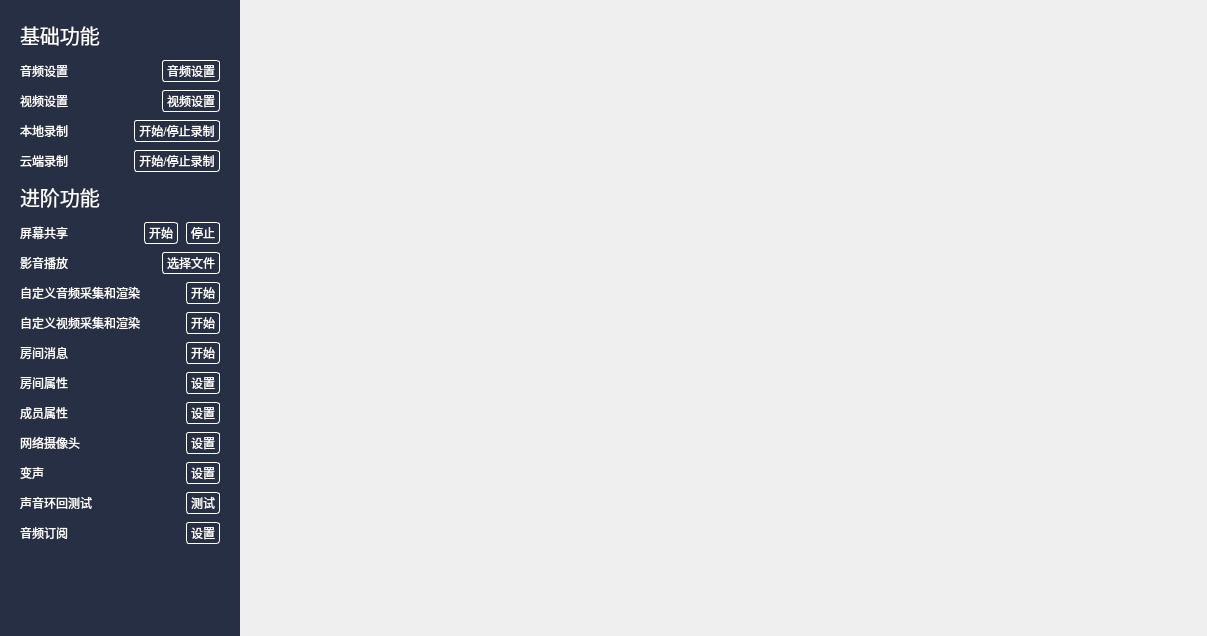
<?xml version="1.0" encoding="UTF-8"?>
<ui version="4.0">
 <class>MainDialog</class>
 <widget class="QDialog" name="MainDialog">
  <property name="geometry">
   <rect>
    <x>0</x>
    <y>0</y>
    <width>1207</width>
    <height>636</height>
   </rect>
  </property>
  <property name="windowTitle">
   <string>MainDialog</string>
  </property>
  <property name="styleSheet">
   <string notr="true">#mainOperWidget {
	background: rgb(39,47,68);
	min-width: 240px;
	max-width: 240px;
}
#baseFuncWidget QPushButton, #higherFuncWidget QPushButton {
	background: transparent;
	border: 1px solid rgb(255,255,255);
	color: rgb(255,255,255);
	min-height: 20px;
	border-radius: 3px;
	padding-left: 4px;
	padding-right: 4px;
}
#baseFuncWidget QPushButton:hover,  #baseFuncWidget QPushButton:pressed, #higherFuncWidget QPushButton:hover,  #higherFuncWidget QPushButton:pressed {
	background: rgb(255,255,255);
	color: rgb(57,129,252);
}
#mainOperWidget QLabel {
	color: rgb(255,255,255);
}
#btnBaseFunc, #btnHigherFunc {
	background: transparent;
	border: 0px;
	min-height: 20px;
}
#label_12, #label_13 {
	font: 20px;
}
</string>
  </property>
  <layout class="QHBoxLayout" name="horizontalLayout_8" stretch="0,0">
   <property name="spacing">
    <number>0</number>
   </property>
   <property name="leftMargin">
    <number>0</number>
   </property>
   <property name="topMargin">
    <number>0</number>
   </property>
   <property name="rightMargin">
    <number>0</number>
   </property>
   <property name="bottomMargin">
    <number>0</number>
   </property>
   <item>
    <widget class="QWidget" name="mainOperWidget" native="true">
     <property name="sizePolicy">
      <sizepolicy hsizetype="Fixed" vsizetype="Preferred">
       <horstretch>0</horstretch>
       <verstretch>0</verstretch>
      </sizepolicy>
     </property>
     <layout class="QVBoxLayout" name="verticalLayout_2">
      <property name="spacing">
       <number>10</number>
      </property>
      <property name="leftMargin">
       <number>20</number>
      </property>
      <property name="topMargin">
       <number>20</number>
      </property>
      <property name="rightMargin">
       <number>20</number>
      </property>
      <property name="bottomMargin">
       <number>20</number>
      </property>
      <item>
       <layout class="QHBoxLayout" name="horizontalLayout">
        <property name="spacing">
         <number>0</number>
        </property>
        <item>
         <widget class="QLabel" name="label_12">
          <property name="sizePolicy">
           <sizepolicy hsizetype="Expanding" vsizetype="Preferred">
            <horstretch>0</horstretch>
            <verstretch>0</verstretch>
           </sizepolicy>
          </property>
          <property name="text">
           <string>基础功能</string>
          </property>
         </widget>
        </item>
        <item>
         <widget class="QPushButton" name="btnBaseFunc">
          <property name="sizePolicy">
           <sizepolicy hsizetype="Preferred" vsizetype="Preferred">
            <horstretch>0</horstretch>
            <verstretch>0</verstretch>
           </sizepolicy>
          </property>
          <property name="checkable">
           <bool>true</bool>
          </property>
          <property name="checked">
           <bool>true</bool>
          </property>
         </widget>
        </item>
       </layout>
      </item>
      <item>
       <widget class="QWidget" name="baseFuncWidget" native="true">
        <layout class="QVBoxLayout" name="verticalLayout">
         <property name="spacing">
          <number>8</number>
         </property>
         <property name="leftMargin">
          <number>0</number>
         </property>
         <property name="topMargin">
          <number>0</number>
         </property>
         <property name="rightMargin">
          <number>0</number>
         </property>
         <property name="bottomMargin">
          <number>0</number>
         </property>
         <item>
          <layout class="QHBoxLayout" name="horizontalLayout_2">
           <item>
            <widget class="QLabel" name="label">
             <property name="sizePolicy">
              <sizepolicy hsizetype="Expanding" vsizetype="Preferred">
               <horstretch>0</horstretch>
               <verstretch>0</verstretch>
              </sizepolicy>
             </property>
             <property name="text">
              <string>音频设置</string>
             </property>
            </widget>
           </item>
           <item>
            <widget class="QPushButton" name="btnAudioSet">
             <property name="sizePolicy">
              <sizepolicy hsizetype="Preferred" vsizetype="Preferred">
               <horstretch>0</horstretch>
               <verstretch>0</verstretch>
              </sizepolicy>
             </property>
             <property name="text">
              <string>音频设置</string>
             </property>
            </widget>
           </item>
          </layout>
         </item>
         <item>
          <layout class="QHBoxLayout" name="horizontalLayout_3">
           <item>
            <widget class="QLabel" name="label_2">
             <property name="sizePolicy">
              <sizepolicy hsizetype="Expanding" vsizetype="Preferred">
               <horstretch>0</horstretch>
               <verstretch>0</verstretch>
              </sizepolicy>
             </property>
             <property name="text">
              <string>视频设置</string>
             </property>
            </widget>
           </item>
           <item>
            <widget class="QPushButton" name="btnVideoSet">
             <property name="sizePolicy">
              <sizepolicy hsizetype="Preferred" vsizetype="Preferred">
               <horstretch>0</horstretch>
               <verstretch>0</verstretch>
              </sizepolicy>
             </property>
             <property name="text">
              <string>视频设置</string>
             </property>
            </widget>
           </item>
          </layout>
         </item>
         <item>
          <layout class="QHBoxLayout" name="horizontalLayout_7">
           <item>
            <widget class="QLabel" name="label_6">
             <property name="sizePolicy">
              <sizepolicy hsizetype="Expanding" vsizetype="Preferred">
               <horstretch>0</horstretch>
               <verstretch>0</verstretch>
              </sizepolicy>
             </property>
             <property name="text">
              <string>本地录制</string>
             </property>
            </widget>
           </item>
           <item>
            <widget class="QPushButton" name="btnLocRecord">
             <property name="sizePolicy">
              <sizepolicy hsizetype="Preferred" vsizetype="Preferred">
               <horstretch>0</horstretch>
               <verstretch>0</verstretch>
              </sizepolicy>
             </property>
             <property name="text">
              <string>开始/停止录制</string>
             </property>
            </widget>
           </item>
          </layout>
         </item>
         <item>
          <layout class="QHBoxLayout" name="horizontalLayout_6">
           <item>
            <widget class="QLabel" name="label_5">
             <property name="sizePolicy">
              <sizepolicy hsizetype="Expanding" vsizetype="Preferred">
               <horstretch>0</horstretch>
               <verstretch>0</verstretch>
              </sizepolicy>
             </property>
             <property name="text">
              <string>云端录制</string>
             </property>
            </widget>
           </item>
           <item>
            <widget class="QPushButton" name="btnSvrRecord">
             <property name="sizePolicy">
              <sizepolicy hsizetype="Preferred" vsizetype="Preferred">
               <horstretch>0</horstretch>
               <verstretch>0</verstretch>
              </sizepolicy>
             </property>
             <property name="text">
              <string>开始/停止录制</string>
             </property>
            </widget>
           </item>
          </layout>
         </item>
        </layout>
       </widget>
      </item>
      <item>
       <layout class="QHBoxLayout" name="horizontalLayout_14">
        <item>
         <widget class="QLabel" name="label_13">
          <property name="sizePolicy">
           <sizepolicy hsizetype="Expanding" vsizetype="Preferred">
            <horstretch>0</horstretch>
            <verstretch>0</verstretch>
           </sizepolicy>
          </property>
          <property name="text">
           <string>进阶功能</string>
          </property>
         </widget>
        </item>
        <item>
         <widget class="QPushButton" name="btnHigherFunc">
          <property name="sizePolicy">
           <sizepolicy hsizetype="Preferred" vsizetype="Preferred">
            <horstretch>0</horstretch>
            <verstretch>0</verstretch>
           </sizepolicy>
          </property>
          <property name="checkable">
           <bool>true</bool>
          </property>
         </widget>
        </item>
       </layout>
      </item>
      <item>
       <widget class="QWidget" name="higherFuncWidget" native="true">
        <layout class="QVBoxLayout" name="verticalLayout_3">
         <property name="spacing">
          <number>8</number>
         </property>
         <property name="leftMargin">
          <number>0</number>
         </property>
         <property name="topMargin">
          <number>0</number>
         </property>
         <property name="rightMargin">
          <number>0</number>
         </property>
         <property name="bottomMargin">
          <number>50</number>
         </property>
         <item>
          <layout class="QHBoxLayout" name="horizontalLayout_11">
           <item>
            <widget class="QLabel" name="label_9">
             <property name="sizePolicy">
              <sizepolicy hsizetype="Expanding" vsizetype="Preferred">
               <horstretch>0</horstretch>
               <verstretch>0</verstretch>
              </sizepolicy>
             </property>
             <property name="text">
              <string>屏幕共享</string>
             </property>
            </widget>
           </item>
           <item>
            <widget class="QPushButton" name="btnStartScreenShare">
             <property name="sizePolicy">
              <sizepolicy hsizetype="Preferred" vsizetype="Preferred">
               <horstretch>0</horstretch>
               <verstretch>0</verstretch>
              </sizepolicy>
             </property>
             <property name="text">
              <string>开始</string>
             </property>
            </widget>
           </item>
           <item>
            <widget class="QPushButton" name="btnStopScreenShare">
             <property name="sizePolicy">
              <sizepolicy hsizetype="Preferred" vsizetype="Preferred">
               <horstretch>0</horstretch>
               <verstretch>0</verstretch>
              </sizepolicy>
             </property>
             <property name="text">
              <string>停止</string>
             </property>
            </widget>
           </item>
          </layout>
         </item>
         <item>
          <layout class="QHBoxLayout" name="horizontalLayout_9">
           <item>
            <widget class="QLabel" name="label_7">
             <property name="sizePolicy">
              <sizepolicy hsizetype="Expanding" vsizetype="Preferred">
               <horstretch>0</horstretch>
               <verstretch>0</verstretch>
              </sizepolicy>
             </property>
             <property name="text">
              <string>影音播放</string>
             </property>
            </widget>
           </item>
           <item>
            <widget class="QPushButton" name="btnMedia">
             <property name="sizePolicy">
              <sizepolicy hsizetype="Preferred" vsizetype="Preferred">
               <horstretch>0</horstretch>
               <verstretch>0</verstretch>
              </sizepolicy>
             </property>
             <property name="text">
              <string>选择文件</string>
             </property>
            </widget>
           </item>
          </layout>
         </item>
         <item>
          <layout class="QHBoxLayout" name="horizontalLayout_10">
           <item>
            <widget class="QLabel" name="label_8">
             <property name="sizePolicy">
              <sizepolicy hsizetype="Expanding" vsizetype="Preferred">
               <horstretch>0</horstretch>
               <verstretch>0</verstretch>
              </sizepolicy>
             </property>
             <property name="text">
              <string>自定义音频采集和渲染</string>
             </property>
            </widget>
           </item>
           <item>
            <widget class="QPushButton" name="btnCustomAudio">
             <property name="sizePolicy">
              <sizepolicy hsizetype="Preferred" vsizetype="Preferred">
               <horstretch>0</horstretch>
               <verstretch>0</verstretch>
              </sizepolicy>
             </property>
             <property name="text">
              <string>开始</string>
             </property>
            </widget>
           </item>
          </layout>
         </item>
         <item>
          <layout class="QHBoxLayout" name="horizontalLayout_17">
           <item>
            <widget class="QLabel" name="label_15">
             <property name="sizePolicy">
              <sizepolicy hsizetype="Expanding" vsizetype="Preferred">
               <horstretch>0</horstretch>
               <verstretch>0</verstretch>
              </sizepolicy>
             </property>
             <property name="text">
              <string>自定义视频采集和渲染</string>
             </property>
            </widget>
           </item>
           <item>
            <widget class="QPushButton" name="btnCustomVideo">
             <property name="sizePolicy">
              <sizepolicy hsizetype="Preferred" vsizetype="Preferred">
               <horstretch>0</horstretch>
               <verstretch>0</verstretch>
              </sizepolicy>
             </property>
             <property name="text">
              <string>开始</string>
             </property>
            </widget>
           </item>
          </layout>
         </item>
         <item>
          <layout class="QHBoxLayout" name="horizontalLayout_12">
           <item>
            <widget class="QLabel" name="label_10">
             <property name="sizePolicy">
              <sizepolicy hsizetype="Expanding" vsizetype="Preferred">
               <horstretch>0</horstretch>
               <verstretch>0</verstretch>
              </sizepolicy>
             </property>
             <property name="text">
              <string>房间消息</string>
             </property>
            </widget>
           </item>
           <item>
            <widget class="QPushButton" name="btnRoomMsg">
             <property name="sizePolicy">
              <sizepolicy hsizetype="Preferred" vsizetype="Preferred">
               <horstretch>0</horstretch>
               <verstretch>0</verstretch>
              </sizepolicy>
             </property>
             <property name="text">
              <string>开始</string>
             </property>
            </widget>
           </item>
          </layout>
         </item>
         <item>
          <layout class="QHBoxLayout" name="horizontalLayout_13">
           <item>
            <widget class="QLabel" name="label_11">
             <property name="sizePolicy">
              <sizepolicy hsizetype="Expanding" vsizetype="Preferred">
               <horstretch>0</horstretch>
               <verstretch>0</verstretch>
              </sizepolicy>
             </property>
             <property name="text">
              <string>房间属性</string>
             </property>
            </widget>
           </item>
           <item>
            <widget class="QPushButton" name="btnRoomSet">
             <property name="sizePolicy">
              <sizepolicy hsizetype="Preferred" vsizetype="Preferred">
               <horstretch>0</horstretch>
               <verstretch>0</verstretch>
              </sizepolicy>
             </property>
             <property name="text">
              <string>设置</string>
             </property>
            </widget>
           </item>
          </layout>
         </item>
         <item>
          <layout class="QHBoxLayout" name="horizontalLayout_16">
           <item>
            <widget class="QLabel" name="label_14">
             <property name="sizePolicy">
              <sizepolicy hsizetype="Expanding" vsizetype="Preferred">
               <horstretch>0</horstretch>
               <verstretch>0</verstretch>
              </sizepolicy>
             </property>
             <property name="text">
              <string>成员属性</string>
             </property>
            </widget>
           </item>
           <item>
            <widget class="QPushButton" name="btnMemberSet">
             <property name="sizePolicy">
              <sizepolicy hsizetype="Preferred" vsizetype="Preferred">
               <horstretch>0</horstretch>
               <verstretch>0</verstretch>
              </sizepolicy>
             </property>
             <property name="text">
              <string>设置</string>
             </property>
            </widget>
           </item>
          </layout>
         </item>
         <item>
          <widget class="QWidget" name="ipCamWidget" native="true">
           <layout class="QHBoxLayout" name="horizontalLayout_18">
            <property name="spacing">
             <number>0</number>
            </property>
            <property name="leftMargin">
             <number>0</number>
            </property>
            <property name="topMargin">
             <number>0</number>
            </property>
            <property name="rightMargin">
             <number>0</number>
            </property>
            <property name="bottomMargin">
             <number>0</number>
            </property>
            <item>
             <widget class="QLabel" name="label_16">
              <property name="sizePolicy">
               <sizepolicy hsizetype="Expanding" vsizetype="Preferred">
                <horstretch>0</horstretch>
                <verstretch>0</verstretch>
               </sizepolicy>
              </property>
              <property name="text">
               <string>网络摄像头</string>
              </property>
             </widget>
            </item>
            <item>
             <widget class="QPushButton" name="btnNetCamera">
              <property name="sizePolicy">
               <sizepolicy hsizetype="Preferred" vsizetype="Preferred">
                <horstretch>0</horstretch>
                <verstretch>0</verstretch>
               </sizepolicy>
              </property>
              <property name="text">
               <string>设置</string>
              </property>
             </widget>
            </item>
           </layout>
          </widget>
         </item>
         <item>
          <layout class="QHBoxLayout" name="horizontalLayout_19">
           <item>
            <widget class="QLabel" name="label_17">
             <property name="sizePolicy">
              <sizepolicy hsizetype="Expanding" vsizetype="Preferred">
               <horstretch>0</horstretch>
               <verstretch>0</verstretch>
              </sizepolicy>
             </property>
             <property name="text">
              <string>变声</string>
             </property>
            </widget>
           </item>
           <item>
            <widget class="QPushButton" name="btnVoiceChange">
             <property name="sizePolicy">
              <sizepolicy hsizetype="Preferred" vsizetype="Preferred">
               <horstretch>0</horstretch>
               <verstretch>0</verstretch>
              </sizepolicy>
             </property>
             <property name="text">
              <string>设置</string>
             </property>
            </widget>
           </item>
          </layout>
         </item>
         <item>
          <layout class="QHBoxLayout" name="horizontalLayout_20">
           <item>
            <widget class="QLabel" name="label_18">
             <property name="sizePolicy">
              <sizepolicy hsizetype="Expanding" vsizetype="Preferred">
               <horstretch>0</horstretch>
               <verstretch>0</verstretch>
              </sizepolicy>
             </property>
             <property name="text">
              <string>声音环回测试</string>
             </property>
            </widget>
           </item>
           <item>
            <widget class="QPushButton" name="btnEchoTest">
             <property name="sizePolicy">
              <sizepolicy hsizetype="Preferred" vsizetype="Preferred">
               <horstretch>0</horstretch>
               <verstretch>0</verstretch>
              </sizepolicy>
             </property>
             <property name="text">
              <string>测试</string>
             </property>
            </widget>
           </item>
          </layout>
         </item>
         <item>
          <layout class="QHBoxLayout" name="horizontalLayout_21">
           <item>
            <widget class="QLabel" name="label_19">
             <property name="sizePolicy">
              <sizepolicy hsizetype="Expanding" vsizetype="Preferred">
               <horstretch>0</horstretch>
               <verstretch>0</verstretch>
              </sizepolicy>
             </property>
             <property name="text">
              <string>音频订阅</string>
             </property>
            </widget>
           </item>
           <item>
            <widget class="QPushButton" name="btnSubAudio">
             <property name="sizePolicy">
              <sizepolicy hsizetype="Preferred" vsizetype="Preferred">
               <horstretch>0</horstretch>
               <verstretch>0</verstretch>
              </sizepolicy>
             </property>
             <property name="text">
              <string>设置</string>
             </property>
            </widget>
           </item>
          </layout>
         </item>
        </layout>
       </widget>
      </item>
      <item>
       <spacer name="verticalSpacer_2">
        <property name="orientation">
         <enum>Qt::Vertical</enum>
        </property>
        <property name="sizeType">
         <enum>QSizePolicy::Expanding</enum>
        </property>
        <property name="sizeHint" stdset="0">
         <size>
          <width>20</width>
          <height>20</height>
         </size>
        </property>
       </spacer>
      </item>
     </layout>
    </widget>
   </item>
   <item>
    <widget class="QWidget" name="mainFuncWidget" native="true">
     <property name="minimumSize">
      <size>
       <width>960</width>
       <height>540</height>
      </size>
     </property>
     <layout class="QVBoxLayout" name="verticalLayout_4">
      <property name="spacing">
       <number>0</number>
      </property>
      <property name="leftMargin">
       <number>0</number>
      </property>
      <property name="topMargin">
       <number>0</number>
      </property>
      <property name="rightMargin">
       <number>0</number>
      </property>
      <property name="bottomMargin">
       <number>0</number>
      </property>
     </layout>
    </widget>
   </item>
  </layout>
 </widget>
 <resources/>
 <connections/>
</ui>
